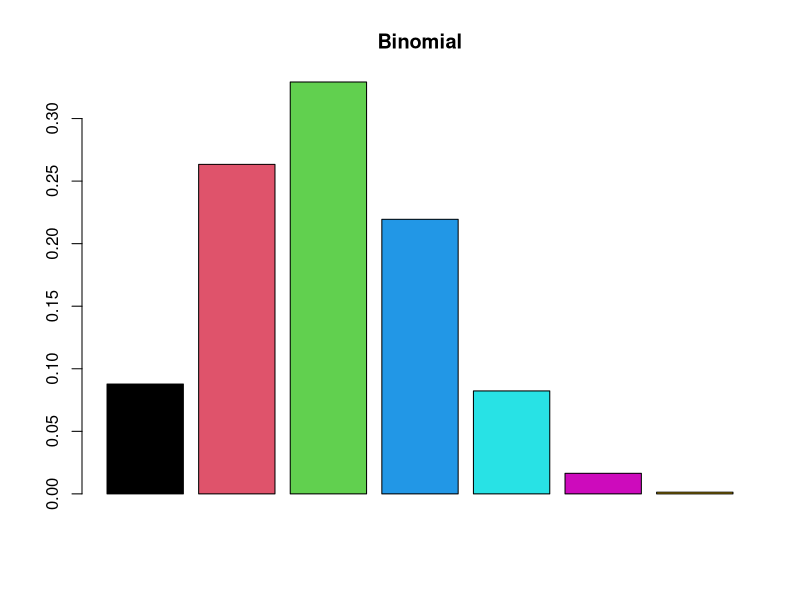
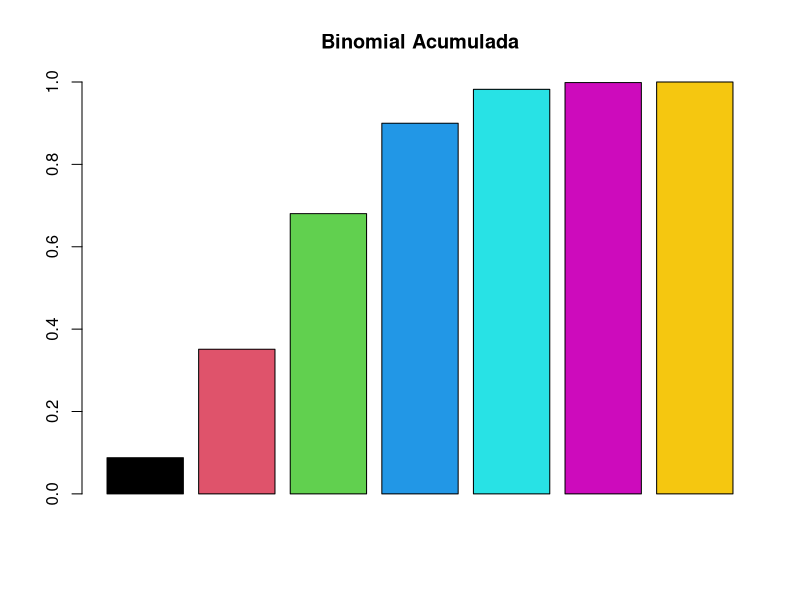
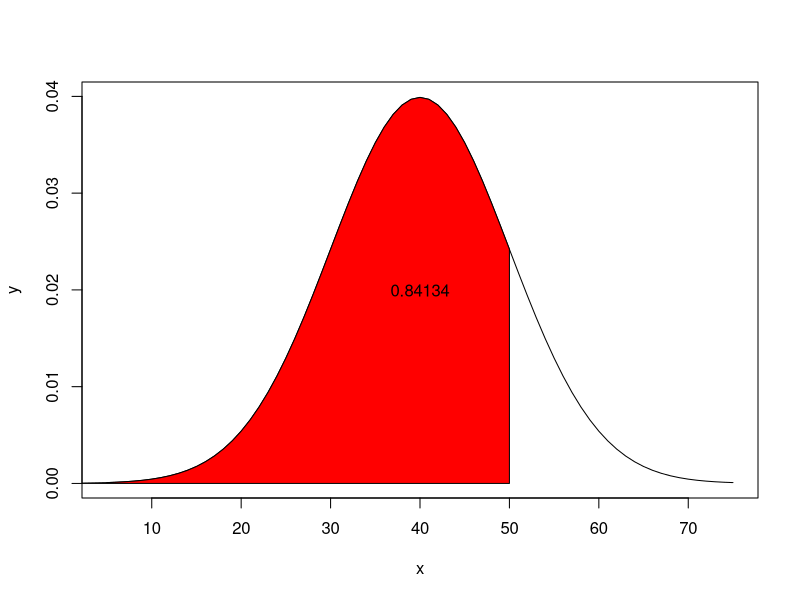
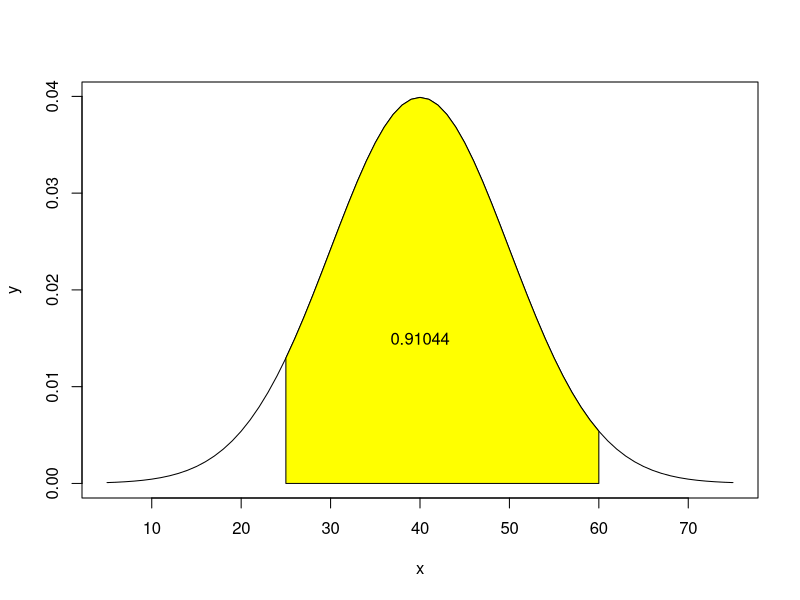
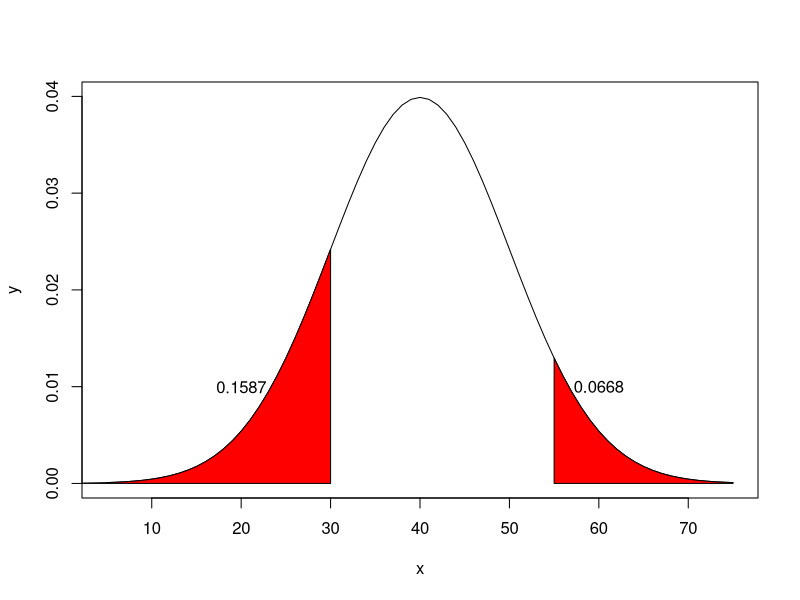

These figures' R source, in order:
#Comandos R
# d -> calcula a densidade de probabilidade f(x) no ponto;
# p -> calcula a função de probabilidade acumulada F(x) no ponto;
# q -> calcula o quantil correspondente a uma dada probabilidade
#(inversa da função distribuição acumulada);
# r -> retira uma amostra aleatória da distribuição.

#Distribuicoes discretas

#Uniforme
  #Esperanca = (b + a)/2 | a < b
  #Variancia = [(b - a + 1)^2 - 1]/12
  #Desvio Padrao = (Variancia)^(1/2)
  #Tambem temos acumulado na uniforme
  #P(X < n) = P(1) + ... + P(n) || P(x < n) P(1) * (n - 1)


#Bernoulli - Taxa de sucesso P(S) || Taxa de fracasso P(F)
  #P(S) + P(F) = 1
  
  #Esperança = P(S)
  #Variancia = P(S) + P(F)

#Binomial -> (Combinação de n,K) * p^k * p^(n-k)
#(combinalçao de n,k) = choose(n,k)
# n = numero de tentativas
# k = numero de vezes que ocorreu o sucesso
# p = probabilidade de sucesso

#Media = n * p
#var = n * p * q
#Desvio padrao = (var)^(1/2)

#Comando no R
  #dbinom(k, n, p)

  #Ex: Prova com 4 questões e 5 alternativas, qual P de acertar 
#3 das 4 questões dadas?

dbinom(3, 4, 1/5)

  #Ex: Voo diario com chance de turbulencia de 0,4. Em uma semana de voo,
#qual a chance de ter turbulencia em pelo menos 3 deles?
#de 3 a 7 turbulencias.
#Acumulativa, ou seja, pbinom(k, n, p)

1 - pbinom(2, 7, 0.4)
pbinom(2, 7, 0.4, FALSE) #Quando eu quero saber P(x >= k)

  #Ex: Vasco e botafogo jogam 6 vezes, as chances do vasco vencer é 1/3.
#Qual p do vasco ganhar no máximo 2 partidas?
pbinom(2, 6, 1/3)

#Plot das taxas de sucesso do vasco e das taxas de sucesso acumuladas

x <- numeric()
y <- numeric()
for(i in 1:7) x[i] <- c (dbinom(i - 1, 6, 1/3))
x <- dbinom(0:6, 6, 1/3)

for(i in 1:7) y[i] <- c (pbinom(i - 1, 6, 1/3))
y <- pbinom(0:6, 6, 1/3)

barplot(x, col=1:7, main="Binomial")
barplot(y, col=1:7, main=" Binomial Acumulada ")

#P = a probabilidade acumulada que queremos testar
#qbinom(P,n,p)

#Ex: Jogamos uma moeda 10 vezes, com 0.5 de P(s) de obter cara
#Queremos saber o número mínimo de sucessos k | a probabilidade
#acumulada de obter até k sucessos seja 90% ou mais.
qbinom(0.9, 10, 0.5)

#Poisson - Usada para modelar a ocorrencia de eventos discretos
#dentro de um intervalo de tempo ou espaço.

#P(X) = (e^lambda * lambda^x)*(x!)

#lambda = taxa média de sucessos | lambda > 0
#x = número de sucessos
#e = 2,7182

  #Ex: Numa central telefonica chegam 300 telefonemas por hora.
#a) Qual a p de num minuto não chegar nenhuma chamada?
  #lambda = 300/h || 300/60 = 5/min.
  #x = 0.
  #[e^(-5)*5^0] * 0! -> Em código, dpois(x, lambda) ->
dpois(0, 5)

#b) Em 2 minutos haja 2 chamadas
  #lambda = 10
  #x = 2
dpois(2, 10)

#c) Qual P(x) da capacidade da mesa ser ultrapassada, sabendo
#que a capacidade da mesma eh 10/min
  #lambda = 5 -> Frequencia de 1 minuto
  #x = 10 -> número de sucessos
#False é basicamente quando queremos 1 - p
ppois(10, 5, FALSE)

  #Ex: Num deposito chegam 2,8 caminhoes/hora, determine a probabilidade
#de chegarem 2 ou mais caminhões.
  #lambda = 2,8/hora

#a)Em um periodo de 0,5 horas
#Aqui x = 1 para indicar que queremos valores maiores que 1,
#ou seja, pelo menos 2.
ppois(1, 1.4, FALSE)

#b)Em um período de 1 hora
ppois(1, 2.8, FALSE)

#c)Em um período de 2 horas
ppois(1, 5.6, FALSE)

  #Ex: A média de alunos aprovados é 23 alunos.
#lambda = 23
#a) Qual P(x = 17)?
dpois(17, 23)

#c) Qual P(x <= 19)?
ppois(19, 23)

#d) Qual P(x > 19)?
ppois(19, 23, FALSE)

#e) Quantidade de aprovados se a probabilidade acumulada
#for de 80%
qpois(p = 0.80, lambda = 23)

#Ex: Numero de afogamentos por fim de semana é de 2 para cada 50k habitantes
#a) Qual P(x = 5 p/ 200k habitantes)
dpois(5, (2/50000) * 200000)

#b) 112.500 habitantes ocorram pelo menos 3 afogamentos?
ppois(2, ((2/50000) * 112500), FALSE)

#Média = lambda
#Variância = lambda
#Desvio padrão = lambda^(1/2)

#Distribuicoes continuas

#Distribuicao uniforme continua
#Esperança = (b + a)/2
#Variancia = [(b - a)^2]/12
#Desvio padrao = variancia^(1/2)
#Distribuicao acumulativa = [x/(b-a)] - [a/(b-a)] | a <= x <= b

#Ex: Uma máquina envasa detergente líquido de forma que o volume
#tem distribuição Uniforme Contínua com 4900 ≤ y ≤ 5050 ml.

#a) Qual a media e variancia do volume de detergente?
Media <- (5050+4900)/2 
Variancia <- ((5050-4900)^2)/12

#b) Qual a proporção de embalagens com menos de 5000ml?
#punif(x, min, max)
# x = numero que queremos saber a porcentagem
# min e max = Minimo e maximo 
punif(5000, 4900, 5050)

#Ex: Min 5, Max 10, calcular:
#a)P(X < 7)
punif(7, 5, 10)

#b)P(X > 8.5)
punif(8.5, 5, 10, FALSE)

#c) P(8 < x < 9)
punif(9, 5, 10) - punif(8, 5, 10)

#Ex: Latas de coca-cola são enchidas num processo automático segundo uma
#distribuição uniforme no intervalo (em ml) [345,355].

#c) Qualquer lata com volume 4 ml abaixo da média pode gerar
#reclamação do consumidor e com volume 4 ml acima da média pode
#transbordar no momento de abertura, devido à pressão interna. Qual é
#a proporção de latas problemáticas?
punif(346,345, 355) + punif(354, 345, 355, F) #F = FALSE

#Distribuiçãp normal
# u = média
# o = desvio padrão
# x = O valor que queremos saber a porcentagem

#pnorm(x, u, o)

#Ex: Se dissermos que a altura média do homem brasileiro adulto é de 1,70 m, e
#desvio padrão é de 5 cm, estaremos dizendo:

#a) Calcule a % de homens com a altura entre 165 e 175.
pnorm(175, 170, 5) - pnorm(165, 170, 5)

#Ex: Os resultados do experimento ormam uma VA com distribuição normal,
#com média de 40 e desvio padrão de 10
#a) Qual P(x <= 50)
pnorm(50, 40, 10)
  #Caso eu tenha o Z ao invés dos dados, posso fazer
pnorm(1) #Vai me gerar o mesmo resultado.

#Plotando o gráfico dessa questão
x <- seq(5, 75) #Eixo X de 5 
y <- dnorm(x, 40, 10) #Calcula a densidade para cada valor de x
#usando a distribuição normal com esses parametros
plot(x, y, type = "l") #plota a função de densidade normal como uma linha 
#(indicada pelo argumento type = "l").
i <- x <= 50
polygon(c(0,x[i],50), c(0,y[i],0), col="red") 
#Nas 2 linhas acima estamos destacando x <= 50
p <- pnorm(q = 50, mean = 40, sd = 10)
text(40, 0.02, round(p, digits = 5))#Plotando o texto no gráfico
#text(x, y, o que será printado e casas decimais)

#b) Qual P(x >= 35)
pnorm(35, 40, 10, F)

#c) Qual P(25 >= x <= 60)
pnorm(60, 40, 10) - pnorm(25, 40, 10)

#Plot de gráfico
x <- seq(5, 75)
y <- dnorm(x, 40, 10)
plot(x, y, type = "l")
i <- x >= 25 & x <= 60
polygon(c(25, x[i], 60), c(0, y[i], 0), col="yellow")
p <- pnorm(q = 60, mean = 40, sd = 10) - pnorm(q = 25, mean = 40, sd = 10)
text(40, 0.015, round(p, digits = 5))

#d) Qual P(x <= 30 & x >= 55)
pnorm(30, 40, 10) + pnorm(55, 40, 10, F)

x <-seq(5, 75)
y <- dnorm(x, 40, 10)
plot(x, y, type="l")
i1 <- x <= 30
i2 <- x >=55
polygon(c(0, x[i1], 30), c(0, y[i1], 0), col="red")
polygon(c(55, x[i2], 75), c(0, y[i2], 0), col="red")
p1 <- pnorm(30, 40, 10)
p2 <- pnorm(55, 40, 10, F)
text(20, 0.01, round(p1, digits = 4))
text(60, 0.01, round(p2, digits = 4))

#Ex: Durabilidade de um pneu é a distribuição normal
#com media = 60000km e dp = 10000km

#a) Qual P(x > 75000)?
pnorm(75000, 60000, 10000, F)

#se ele desse o z, que era z = 1,5
#Como queremos saber x > 75k, utilizaremos lower.tail
#Ou seja, o nosso Z terá sinal invertido
pnorm(-1.5)

#b) Qual P(50000 >= x >= 70000)
pnorm(70000, 60000, 10000) - pnorm(50000, 60000, 10000)

#d) Qual P(x = 70000)
#P(X = 70000) = 0
#Isso ocorre porque, em distribuições contínuas, a probabilidade associada a um
#único ponto é infinitesimalmente pequena (tende a zero).

#e) De quantos km precisamos para que somente 1% dos pneus sejam selecionados?
#P(X < x) = 0.01
#qnorm(p, media, dp) -> Descobrir o número que representa a uma probabilidade
#p = a probabilidade que queremos achar o número que a representa
qnorm(.01, 60000, 10000)

#Ex: Suponha que as amplitudes de vida de dois aparelhos
#elétricos, D1 e D2, tenham distribuições N(42, 6^2) e N(45, 3^2)
#respectivamente. Se os aparelhos são feitos para ser usados por um período de 45 horas, responda.

#a) Qual aparelho deverá ser escolhido?
a1 <- pnorm(45, 42, 6, F)
a2 <- pnorm(45, 45, 3, F)
a1;a2
#a1 = .69 e a2 = .5
#Logo, a resposta é aparelho 1

#b) E se for por um período de 49 horas?
pnorm(49, 42, 6, F)
pnorm(49, 45, 3, F)

#Ex: O diametro do eixo principal de um disco rigido tem distribuição normal
#com media = 25.08 e dp = 0.05. Se as especificações para esse eixo
#são 25 +- 0.15, determine o percentual de unidades em conformidade.

pnorm(25.15, 25.08, 0.05) - pnorm(24.85, 25.08, 0.05)

#Ex: A nota de estatistica se distribui normalmente com media = 6.4
#e dp = 0.8. Em uma sala com 80 alunos, quantos terão?

#a) Nota < 5
p = pnorm(5, 6.4, 0.8)
p * 80

#b) 5 >= nota >= 7.5
(pnorm(7.5, 6.4, 0.8) - pnorm(5, 6.4, 0.8)) * 80

#c) nota >7.5
pnorm(7.5, 6.4, 0.8, F) * 80

#Ex: A VA "Retornos do contrato futuro de soja na bolsa de Chicago"
#(100 retornos) possui distribuição normal com media = 0.18 % ao dia
#e dp = 1.17% ao dia.

#a) qual P((0.18/100) >= retorno >= (2/100)) por dia?

pnorm(2/100, 0.18/100, 1.17/100) - pnorm(0.18/100, 0.18/100, 1.17/100)

#b) Qual P(retorno > 2/100)
pnorm(2/100, 0.18/100, 1.17/100, F)

#Ex:Uma cidade tem media = 170cm de altura dos jovens, com variancia = 36cm^2.

#a) Qual P(x > 179cm) ?
#Se variancia é 36cm^2, dp = 36^(1/2) -> dp = 6cm

pnorm(179, 170, 6, F)

#b) Qual altura que a probabilidade de encontrarmos valores menores que ela
#seja 80%?
qnorm(.8, 170, 6)

#Ex: O tempo gasto no vestibular tem média = 120min e
#dp = 15min

#a) Qual P(x < 100 min)?
pnorm(100, 120, 15)

#b) Qual P(x) | 95% terminem no prazo estibulado?
#Tenho porcentagem
qnorm(.95, 120, 15)

#N(220, 16)
#Ou seja, media = 220, dp = 16^(1/2) -> 4
#a) P(X <= k) = 0.01
qnorm(.01, 220, 4)

#Combinação linear de distribuições normais

#Em uma empresa, a montagem de uma peça é feita em duas etapas
#Os tempos são independentes e tem as seguintes distribuições
#x1 = N(75 seg, 16,81 seg^2)
#x2 = N(129 seg, 106,09 seg^2)

#Para responder essa questão, precisamos recalcular a média
#e o dp.

# E(X) = 75 + 129 = 204
# DP = (16,81 + 106,06)^(1/2) = (122,90)^(1/2) -> 11.08

#a) Qual P(x < 200)
pnorm(200, 204, 11.08)

#Máquina enche latas baseada em pesos brutos. O peso bruto
#tem distribuição normal com media = 1000g e dp = 20g
#As latas tem peso bruto com media = 90g e dp = 10g

#E(x) = 1000 - 90 = 910
#dp = (20^2 + 10^2)^(1/2) = 500^(1/2) = 22.36

#a) P(x < 850g)
pnorm(850, 910, 22.36)

#b) P(x > 870g)
pnorm(870, 910, 22.36, F)

#c) P(860 <= x <= 920)
pnorm(920, 910, 22.36) - pnorm(860, 910, 22.36)

#Um elevador tem resistencia em distribuição normal com média de 300kg e dp = 10kg
#Se a carga supera a resistencia um freio é acionado.
#Numa viagem com 4 pessoas, elas tem media = 70kg e dp = 13kg

#media 4 pessoas = 70 * 4 = 280
#dp 4 pessoas = (13^2 * 4)^(1/2) = 676^(1/2) = 26kg

#Nova media = 300 - 280
#Nova dp = (13^2 + 26^2)^(1/2) = 776^(1/2) = 27.86kg

#a) Qual P de usar p freio de emergencia? P(T < 0)
pnorm(0, 20, 27.86)

#Distribuição exponencial
#Utilizada para modelar uma variedade de fenômenos aleatórios
#relacionados a tempos de espera entre eventos

#lambda = Taxa de eventos por unidade de tempo
#x = unidade de medida de tempo que queremos saber a porcentagem
#da ocorrencia

#Função densidade de probabilidade
#fx(x) = lambda * e^(-lambda * e)

#Esperança = 1/lambda
#Variancia = 1/(lambda)^2

#Função de distribuição cumilativa
#P(X <= x) = 1 - e^(-lambda * x) | x >= 0 & lambda > 0

#Ex: A duração de um telefonema, em minutos, seja a variavel aleatoria
#exponencial com lambda = 1/5. Se alguém chegou antes de você.
#a) Qual P(x = 5)?
dexp(5, 1/5)

#b) Qual P(x <= 5)?
pexp(5, 1/5)

#c) Qual P(x > 5)?
pexp(5, 1/5, F)

#d) Qual P(5 >= x >= 7)?
pexp(7, 1/5) - pexp(5, 1/5)

#Ex: O tempo de espera de um exame tem distribuição exponencial
#com média = 3 dias.
#a) Qual a P(x > 2 dias)?

#Se a esperança é de 3 dias, lambda = 1/3, então.
pexp(2, 1/3, F)

#b) Qual P(2 >= x >= 4)?
pexp(4, 1/3) - pexp(2, 1/3)

#Ex: Sabendo que lambda = 2, determine:
#a) P(x <= 0)
pexp(0, 2)

#b) P(x <= 1)
pexp(1, 2)

#c) P(x >= 2)
pexp(2, 2, F)

#d) P(1 < x < 2)
pexp(2, 2) - pexp(1, 2)

#e) P(X < x) = 0.05
#Para esse, precisamos usar o qexp
#Calcula o quantil correspondente a uma dada probabilidade
qexp(0.05, 2)

#Ex: Uma companhia fabrica lampadas especiais com uma duração média
#de 100 horas e com distribuição exponencial.

#a) Qual deve ser a garantia do fabricante para repor
#apenas 5% da produção?
#lambda = 1/media, ou seja, lambda = 1/100.
qexp(0.05, 1/100)
